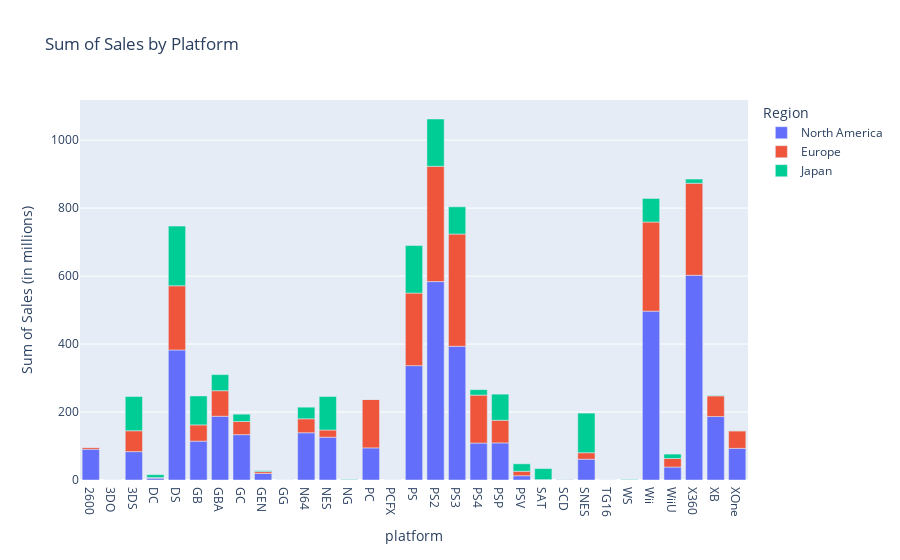

The code cell stored with this chart in its notebook:
### Code cell
# se crea un gráfico de barras para la suma de las ventas por plataforma para cada región
fig = px.bar(platform_sales, 
              y=['na_sales','eu_sales', 'jp_sales'],
              title= 'Sum of Sales by Platform',
              labels={'value': "Sum of Sales (in millions)", 'variable': 'Region'}
              )
fig.update_traces(
    name='North America', # Cambiar el nombre de la primera línea de la leyenda
    selector=dict(name='na_sales')
    )

fig.update_traces(
    name='Europe', # Cambiar el nombre de la segunda línea de la leyenda
    selector=dict(name='eu_sales')
    )

fig.update_traces(
    name='Japan', # Cambiar el nombre de la tercera línea de la leyenda
    selector=dict(name='jp_sales')
   )

fig.show()

### Figure 1 — Plotly figure (JSON) as saved in the notebook; plotly's stock layout.template omitted (floating-point values rounded to 4 significant figures)
{"data": [{"alignmentgroup": "True", "hovertemplate": "Region=na_sales<br>platform=%{x}<br>Sum of Sales (in millions)=%{y}<extra></extra>", "legendgroup": "na_sales", "marker": {"color": "#636efa", "pattern": {"shape": ""}}, "name": "North America", "offsetgroup": "na_sales", "orientation": "v", "showlegend": true, "textposition": "auto", "type": "bar", "x": ["2600", "3DO", "3DS", "DC", "DS", "GB", "GBA", "GC", "GEN", "GG", "N64", "NES", "NG", "PC", "PCFX", "PS", "PS2", "PS3", "PS4", "PSP", "PSV", "SAT", "SCD", "SNES", "TG16", "WS", "Wii", "WiiU", "X360", "XB", "XOne"], "xaxis": "x", "y": [90.6, 0, 83.49, 5.43, 382.7, 114.3, 187.5, 133.5, 19.27, 0, 139.0, 125.9, 0, 94.53, 0, 336.5, 583.8, 393.5, 108.7, 109.2, 12.58, 0.72, 1, 61.23, 0, 0, 496.9, 38.1, 602.5, 186.7, 93.12], "yaxis": "y"}, {"alignmentgroup": "True", "hovertemplate": "Region=eu_sales<br>platform=%{x}<br>Sum of Sales (in millions)=%{y}<extra></extra>", "legendgroup": "eu_sales", "marker": {"color": "#EF553B", "pattern": {"shape": ""}}, "name": "Europe", "offsetgroup": "eu_sales", "orientation": "v", "showlegend": true, "textposition": "auto", "type": "bar", "x": ["2600", "3DO", "3DS", "DC", "DS", "GB", "GBA", "GC", "GEN", "GG", "N64", "NES", "NG", "PC", "PCFX", "PS", "PS2", "PS3", "PS4", "PSP", "PSV", "SAT", "SCD", "SNES", "TG16", "WS", "Wii", "WiiU", "X360", "XB", "XOne"], "xaxis": "x", "y": [5.47, 0, 61.48, 1.69, 188.9, 47.82, 75.25, 38.71, 5.52, 0, 41.06, 21.15, 0, 142.4, 0, 213.6, 339.3, 330.3, 141.1, 66.68, 13.12, 0.54, 0.36, 19.04, 0, 0, 262.2, 25.13, 270.8, 60.95, 51.59], "yaxis": "y"}, {"alignmentgroup": "True", "hovertemplate": "Region=jp_sales<br>platform=%{x}<br>Sum of Sales (in millions)=%{y}<extra></extra>", "legendgroup": "jp_sales", "marker": {"color": "#00cc96", "pattern": {"shape": ""}}, "name": "Japan", "offsetgroup": "jp_sales", "orientation": "v", "showlegend": true, "textposition": "auto", "type": "bar", "x": ["2600", "3DO", "3DS", "DC", "DS", "GB", "GBA", "GC", "GEN", "GG", "N64", "NES", "NG", "PC", "PCFX", "PS", "PS2", "PS3", "PS4", "PSP", "PSV", "SAT", "SCD", "SNES", "TG16", "WS", "Wii", "WiiU", "X360", "XB", "XOne"], "xaxis": "x", "y": [0, 0.1, 100.7, 8.56, 175.6, 85.12, 47.33, 21.58, 2.67, 0.04, 34.22, 98.65, 1.44, 0.17, 0.03, 139.8, 139.2, 80.19, 16, 76.78, 21.93, 32.26, 0.45, 116.5, 0.16, 1.42, 69.33, 13.01, 12.43, 1.38, 0.34], "yaxis": "y"}], "layout": {"barmode": "relative", "legend": {"title": {"text": "Region"}, "tracegroupgap": 0}, "title": {"text": "Sum of Sales by Platform"}, "xaxis": {"anchor": "y", "domain": [0, 1], "title": {"text": "platform"}}, "yaxis": {"anchor": "x", "domain": [0, 1], "title": {"text": "Sum of Sales (in millions)"}}}}
